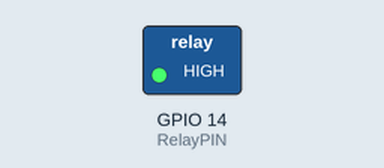
This sketch was run on a simulated ESP32. On the bench: switched loads named in the sketch (green lamp = pin HIGH). Dashed ring = blinking.

Above: at 0.5 s.
Timing chart, 0 to 4.6 s (numbered marks = the images above):
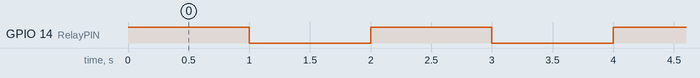

Measured:
- by itself, GPIO 14 (RelayPIN): alternates HIGH for 1.0 s and LOW for 1.0 s

The sketch:

Oppdrag-1.ino
```cpp
/*
Oppdrag-1

Author: Nils Kristian Rossing og Kåre-Benjamin Hammervold Rørvik 11.26.2020
On behalf of Skolelaboratoriet
Edited 18.1.2021

Et oppsett med et relé (f.eks.: JQC-3FF-S-Z) koblet på PIN 14.
Programmet er testet med varianten: DOIT ESP-32 DEVKIT V1.
Reléet blir kontrollert av en digital høy/lav logikk.
Dersom reléet er aktivt lavt, så betyr det at et signal LOW eller 0 skrur på reléet.
Dersom reléet er aktivt høyt, så betyr det at et signal HIGH eller 1 skrur på reléet.

Pinout rele:
JQC-3FF-S-Z  |     ESP-32
----------------------------------
VCC:         |     5V (Vin)
GND:         |     GND
IN:          |     D14

*/

int RelayPIN = 14;

void setup() {
  pinMode(RelayPIN, OUTPUT); // Define our pin for the relay as an output
}

void loop() {
  digitalWrite(RelayPIN , HIGH);
  delay(1000);
  digitalWrite(RelayPIN , LOW);
  delay(1000);
}
```
